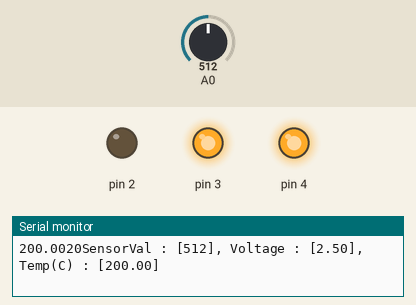
Simulated run of this sketch. Board: Arduino Uno, built with avr-gcc and run on an emulated ATmega328P. Parts: output pins drawn as LEDs (lit = HIGH), the last lines printed to the serial monitor. The inputs (shaded band) are chosen by the test bench; at power-on: A0 = 512.

Above: at 1.2 s.
1.3 s: A0 set to 157
4.3 s: A0 set to 132
At 5.4 s:
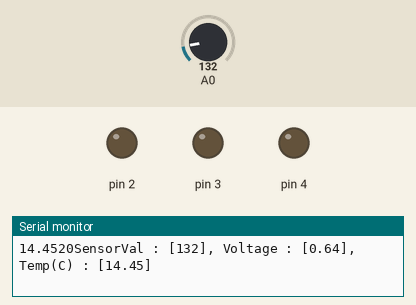
5.8 s: A0 set to 306
At 6.8 s:
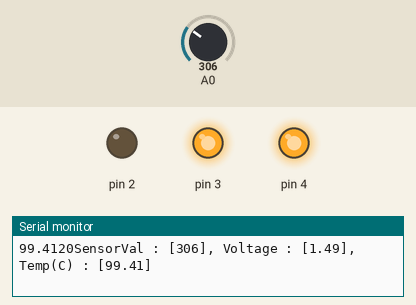
8.8 s: A0 set to 122
At 9.5 s:
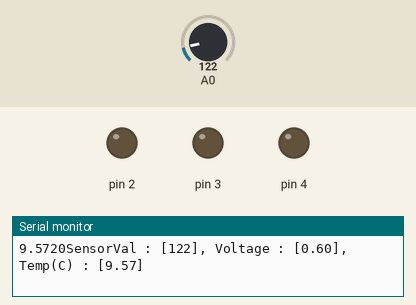
Timing chart, 0 to 11.3 s (numbered marks = the images above; inputs shaded):
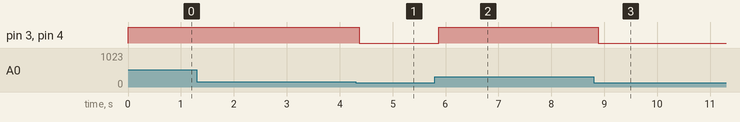

The sketch:

temperature.ino
```cpp
#include "Temperature.h"

Temperature t(A0);

void setup(){
  Serial.begin(9600);
  for(int pinNumber = 2; pinNumber<5; pinNumber++){
    pinMode(pinNumber,OUTPUT);
    digitalWrite(pinNumber, LOW);
  }
}

void loop(){
   float temperature = t.Read();

   Serial.print(temperature);
   Serial.print(t.GetBaseLineTemp());


  // if the current temperature is lower than the baseline
  // turn off all LEDs
  if(temperature < t.GetBaseLineTemp()){
    digitalWrite(3, LOW);
    digitalWrite(4, LOW);
    digitalWrite(5, LOW);
  } // if the temperature rises 2-4 degrees, turn an LED on
  else if(temperature >= t.GetBaseLineTemp()+2 && temperature < t.GetBaseLineTemp()+4){
    digitalWrite(3, HIGH);
    digitalWrite(4, LOW);
    digitalWrite(5, LOW);
  } // if the temperature rises 4-6 degrees, turn a second LED on
  else if(temperature >= t.GetBaseLineTemp()+4 && temperature < t.GetBaseLineTemp()+6){
    digitalWrite(3, HIGH);
    digitalWrite(4, HIGH);
    digitalWrite(5, LOW);
  } // if the temperature rises more than 6 degrees, turn all LEDs on
  else if(temperature >= t.GetBaseLineTemp()+6){
    digitalWrite(3, HIGH);
    digitalWrite(4, HIGH);
    digitalWrite(5, HIGH);
  }
  delay(1);
}
```

Temperature.cpp
```cpp
#include "Temperature.h"

Temperature::Temperature(int pin)
{
   _pin = pin;
}

float Temperature::Read()
{
   int sensorVal = analogRead(_pin);
   float voltage = (sensorVal/1024.0) * 5.0;
   // convert the voltage to temperature in degrees C
   // the sensor changes 10 mV per degree
   // the datasheet says there's a 500 mV offset
   // ((volatge - 500mV) times 100)
   float temperature = (voltage - .5) * 100;

   log(sensorVal,voltage,temperature);

   return temperature;
}

int Temperature::GetBaseLineTemp()
{
   return _baseLineTemp;
}

void Temperature::log(int sensorVal,float voltage, float temperature)
{
   Serial.print("SensorVal : [");
   Serial.print(sensorVal);
   Serial.print("], Voltage : [");
   Serial.print(voltage);
   Serial.print("], Temp(C) : [");
   Serial.print(temperature);
   Serial.println("]");
}
```

Temperature.h
```cpp
#ifndef __TEMPERATUTE_H__
#define __TEMPERATURE_H__

#include "Arduino.h"

class Temperature
{
   public:
      Temperature(int pin);
      float Read();

      int GetBaseLineTemp();

   private:
      int _baseLineTemp = 20;
      int _pin;

      void log(int sensorVal,float voltage, float temperature);
};

#endif // __TEMPERATURE_H__
```

Measured:
- the behaviour switches between 144 and 143 on A0 (found by bisection; images 0 and 1)
- after the input at 4.3 s, pin 3, pin 4: HIGH → LOW after 0.07 s
- after the input at 5.8 s, pin 3, pin 4: LOW → HIGH after 0.07 s
- after the input at 8.8 s, pin 3, pin 4: HIGH → LOW after 0.09 s
